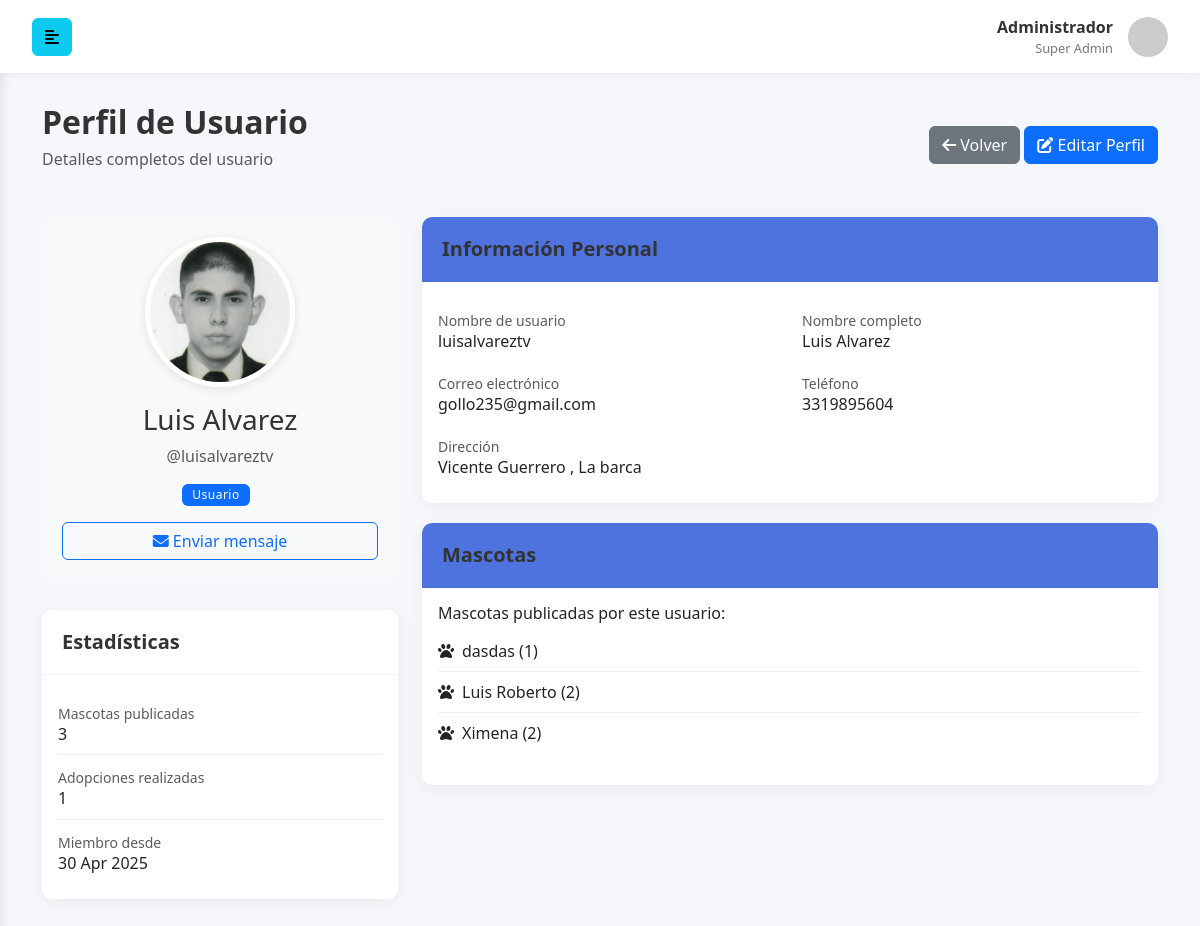
/admin/verPerfil.php?id=2, run on the app's committed database.
### tables this page shows
CREATE TABLE `usuarios` (
  `id_usuario` int(11) NOT NULL,
  `username` varchar(30) NOT NULL,
  `nombre_completo` varchar(65) NOT NULL,
  `contraseña` varchar(32) NOT NULL,
  `correo` varchar(50) NOT NULL,
  `telefono` bigint(20) NOT NULL,
  `municipio` int(11) NOT NULL,
  `direccion` varchar(150) NOT NULL,
  `img_perfil` varchar(250) NOT NULL,
  `fec_registro` timestamp NOT NULL DEFAULT current_timestamp(),
  `tipo_usuario` int(11) NOT NULL
);

CREATE TABLE `municipios` (
  `id_municipio` int(11) NOT NULL,
  `nombre_municipio` varchar(30) NOT NULL
);

### admin/verPerfil.php (the view, shortened to what this page needs)
<?php
$conexion = obtenerConexion();
$id_usuario = isset($_GET['id']) ? intval($_GET['id']) : 0;
$sql = "SELECT id_usuario, username, nombre_completo, correo, telefono, fec_registro, img_perfil, direccion, m.nombre_municipio
        FROM usuarios INNER JOIN municipios as m ON usuarios.municipio=m.id_municipio
        WHERE id_usuario = ?";
$stmt = $conexion->prepare($sql);
$stmt->bind_param("i", $id_usuario);
$stmt->execute();
$result = $stmt->get_result();
$usuario = $result->fetch_assoc();
$sql_mascotas = "SELECT COUNT(*) as total_mascotas, GROUP_CONCAT(CONCAT(nombre_mascota, ' (', tipo_mascota, ')')) as mascotas_info
                 FROM mascotas
                 WHERE usuario_id = ?";
$stmt_mascotas = $conexion->prepare($sql_mascotas);
$stmt_mascotas->bind_param("i", $id_usuario);
$stmt_mascotas->execute();
$result_mascotas = $stmt_mascotas->get_result();
$mascotas_data = $result_mascotas->fetch_assoc();
$sql_adopciones = "SELECT COUNT(*) as total_adopciones
                   FROM adopciones
                   WHERE usuario_id = ?";
$stmt_adopciones = $conexion->prepare($sql_adopciones);
$stmt_adopciones->bind_param("i", $id_usuario);
$stmt_adopciones->execute();
$result_adopciones = $stmt_adopciones->get_result();
$adopciones_data = $result_adopciones->fetch_assoc();
?>
<!DOCTYPE html>
<html lang="es">
<head>
    <link href="https://cdn.jsdelivr.net/npm/bootstrap@5.3.0/dist/css/bootstrap.min.css" rel="stylesheet">
    <link rel="stylesheet" href="https://cdnjs.cloudflare.com/ajax/libs/font-awesome/6.4.0/css/all.min.css">
    <link rel="stylesheet" href="../css/admin.css">
</head>
<body>
    <div class="wrapper">
        <nav id="sidebar" class="active">
            <div class="sidebar-header">
                <h3>Administrador<span>Pro</span></h3>
            </div>
        </nav>
        <div id="content">
            <nav class="navbar navbar-expand-lg navbar-light bg-light">
                <div class="container-fluid">
                    <button type="button" id="sidebarCollapse" class="btn btn-info">
                        <i class="fas fa-align-left"></i>
                    </button>
                    <div class="user-profile ml-auto">
                        <div class="user-info">
                            <span class="user-name">Administrador</span>
                            <span class="user-role">Super Admin</span>
                        </div>
                        <img src="https://via.placeholder.com/40" alt="User" class="user-avatar rounded-circle">
                    </div>
                </div>
            </nav>
            <div class="main-content">
                <div class="container-fluid">
                    <div class="page-header">
                        <div class="row align-items-center">
                            <div class="col-md-6">
                                <h2>Perfil de Usuario</h2>
                                <p class="text-muted">Detalles completos del usuario</p>
                            </div>
                            <div class="col-md-6 text-end">
                                <a href="usuarios.php" class="btn btn-secondary">
                                    <i class="fas fa-arrow-left"></i> Volver
                                </a>
                                <a href="editarPerfil.php?id=<?= $usuario['id_usuario'] ?>" class="btn btn-primary">
                                    <i class="fas fa-edit"></i> Editar Perfil
                                </a>
                            </div>
                        </div>
                    </div>
                    <div class="row">
                        <div class="col-md-4">
                            <div class="profile-header text-center">
                                <img src="<?= htmlspecialchars($usuario['img_perfil'] ?? '../assets/img/usuarios/default.png') ?>"
                                    alt="Foto de perfil"
                                    class="profile-img rounded-circle mb-3">
                                <h3><?= htmlspecialchars($usuario['nombre_completo']) ?></h3>
                                <p class="text-muted">@<?= htmlspecialchars($usuario['username']) ?></p>
                                <div class="d-flex justify-content-center mb-3">
                                    <span class="badge bg-primary me-2">Usuario</span>
                                </div>
                                <div class="d-grid gap-2">
                                    <a href="mailto:<?= htmlspecialchars($usuario['correo']) ?>?subject=Contacto%20desde%20AdoptaPET%20Cienega&body=Hola%20<?= urlencode($usuario['nombre_completo']) ?>%2C%0A%0A"
                                        class="btn btn-outline-primary">
                                        <i class="fas fa-envelope"></i> Enviar mensaje
                                    </a>
                                </div>
                            </div>
                            <div class="card mb-4">
                                <div class="card-header">
                                    <h5 class="mb-0">Estadísticas</h5>
                                </div>
                                <div class="card-body">
                                    <div class="info-item">
                                        <small class="text-muted">Mascotas publicadas</small>
                                        <h6 class="mb-0"><?= $mascotas_data['total_mascotas'] ?? 0 ?></h6>
                                    </div>
                                    <div class="info-item">
                                        <small class="text-muted">Adopciones realizadas</small>
                                        <h6 class="mb-0"><?= $adopciones_data['total_adopciones'] ?? 0 ?></h6>
                                    </div>
                                    <div class="info-item">
                                        <small class="text-muted">Miembro desde</small>
                                        <h6 class="mb-0"><?= date('d M Y', strtotime($usuario['fec_registro'])) ?></h6>
                                    </div>
                                </div>
                            </div>
                        </div>
                        <div class="col-md-8 profile-details">
                            <div class="card">
                                <div class="card-header">
                                    <h5 class="mb-0">Información Personal</h5>
                                </div>
                                <div class="card-body">
                                    <div class="row">
                                        <div class="col-md-6">
                                            <div class="info-item">
                                                <small class="text-muted">Nombre de usuario</small>
                                                <h6 class="mb-0"><?= htmlspecialchars($usuario['username']) ?></h6>
                                            </div>
                                        </div>
                                        <div class="col-md-6">
                                            <div class="info-item">
                                                <small class="text-muted">Nombre completo</small>
                                                <h6 class="mb-0"><?= htmlspecialchars($usuario['nombre_completo']) ?></h6>
                                            </div>
                                        </div>
                                    </div>
                                    <div class="row">
                                        <div class="col-md-6">
                                            <div class="info-item">
                                                <small class="text-muted">Correo electrónico</small>
                                                <h6 class="mb-0"><?= htmlspecialchars($usuario['correo']) ?></h6>
                                            </div>
                                        </div>
                                        <div class="col-md-6">
                                            <div class="info-item">
                                                <small class="text-muted">Teléfono</small>
                                                <h6 class="mb-0"><?= htmlspecialchars($usuario['telefono'] ?? 'No especificado') ?></h6>
                                            </div>
                                        </div>
                                    </div>
                                    <div class="info-item">
                                        <small class="text-muted">Dirección</small>
                                        <h6 class="mb-0">
                                            <?= htmlspecialchars($usuario['direccion'] ?? 'No especificada') ?>,
                                            <?= htmlspecialchars($usuario['nombre_municipio'] ?? 'No especificado') ?>
                                        </h6>
                                    </div>
                                </div>
                            </div>
                            <div class="card">
                                <div class="card-header">
                                    <h5 class="mb-0">Mascotas</h5>
                                </div>
                                <div class="card-body">
                                    <?php if ($mascotas_data['total_mascotas'] > 0): ?>
                                        <h6>Mascotas publicadas por este usuario:</h6>
                                        <ul class="list-unstyled">
                                            <?php
                                            $mascotas = explode(',', $mascotas_data['mascotas_info']);
                                            foreach ($mascotas as $mascota):
                                            ?>
                                                <li class="mascota-item">
                                                    <i class="fas fa-paw me-2"></i><?= htmlspecialchars(trim($mascota)) ?>
                                                </li>
                                            <?php endforeach; ?>
                                        </ul>
                                    <?php else: ?>
                                        <div class="alert alert-info">
                                            <i class="fas fa-info-circle"></i> Este usuario no ha publicado ninguna mascota.
                                        </div>
                                    <?php endif; ?>
                                </div>
                            </div>
                        </div>
                    </div>
                </div>
            </div>
        </div>
    </div>
</body>
</html>

### css/admin.css (style rules this page uses)
:root { --primary-blue: #3498db; --dark-blue: #2980b9; --light-blue: #5dade2; --pale-blue: #d4e6f1; --sidebar-bg: #2c3e50; --sidebar-text: #ecf0f1; --sidebar-hover: #34495e; --sidebar-active: #3498db; --content-bg: #f5f7fa; --card-shadow: 0 4px 20px 0 rgba(0, 0, 0, 0.05); }
body { font-family: 'Segoe UI', Tahoma, Geneva, Verdana, sans-serif; background-color: var(--content-bg); color: #333; overflow-x: hidden; }
.wrapper { display: flex; width: 100%; align-items: stretch; }
#sidebar { min-width: 250px; max-width: 250px; background: var(--sidebar-bg); color: var(--sidebar-text); transition: all 0.3s; min-height: 100vh; box-shadow: 2px 0 10px rgba(0, 0, 0, 0.1); }
#sidebar.active { margin-left: -250px; }
#sidebar .sidebar-header { padding: 20px; background: var(--sidebar-bg); border-bottom: 1px solid rgba(255, 255, 255, 0.1); }
#sidebar .sidebar-header h3 { color: #fff; font-weight: 600; margin-bottom: 0; }
#sidebar .sidebar-header h3 span { color: var(--sidebar-active); font-weight: 300; }
#content { width: 100%; min-height: 100vh; transition: all 0.3s; }
.navbar { padding: 15px 20px; background: #fff !important; box-shadow: 0 2px 10px rgba(0, 0, 0, 0.05); border: none; }
.user-profile { display: flex; align-items: center; }
.user-info { display: flex; flex-direction: column; margin-right: 15px; text-align: right; }
.user-name { font-weight: 600; color: #333; }
.user-role { font-size: 0.8em; color: #777; }
.user-avatar { width: 40px; height: 40px; object-fit: cover; }
.main-content { padding: 30px; }
.page-header { margin-bottom: 30px; }
.page-header h2 { font-weight: 600; color: #333; margin-bottom: 5px; }
.card { border: none; border-radius: 10px; box-shadow: var(--card-shadow); margin-bottom: 30px; }
.card-header { background: #fff; border-bottom: 1px solid rgba(0, 0, 0, 0.05); padding: 20px; border-radius: 10px 10px 0 0 !important; }
.card-header h5 { font-weight: 600; margin-bottom: 0; color: #333; }
.badge { font-weight: 500; padding: 5px 10px; font-size: 0.75em; letter-spacing: 0.5px; }

### admin/verPerfil.php (style rules this page uses)
.profile-header { background-color: #f8f9fa; border-radius: 10px; padding: 20px; margin-bottom: 30px; }
.profile-img { width: 150px; height: 150px; object-fit: cover; border: 5px solid white; box-shadow: 0 2px 10px rgba(0, 0, 0, 0.1); }
.profile-details .card { border-radius: 10px; margin-bottom: 20px; }
.profile-details .card-header { background-color: #4e73df; color: white; border-radius: 10px 10px 0 0 !important; }
.info-item { padding: 10px 0; border-bottom: 1px solid #eee; }
.info-item:last-child { border-bottom: none; }
.mascota-item { padding: 8px 0; border-bottom: 1px solid #eee; }
.mascota-item:last-child { border-bottom: none; }

### data on the page
usuarios: img_perfil (picture), nombre_completo "Luis Alvarez", username "luisalvareztv", fec_registro "30 Apr 2025", correo "gollo235@gmail.com", telefono "3319895604", direccion "Vicente Guerrero", municipio.nombre_municipio "La barca"

### other printed values
$mascotas_data['total_mascotas'] "3"
$adopciones_data['total_adopciones'] "1"
$mascota "dasdas (1)"
$mascota "Luis Roberto (2)"
$mascota "Ximena (2)"
